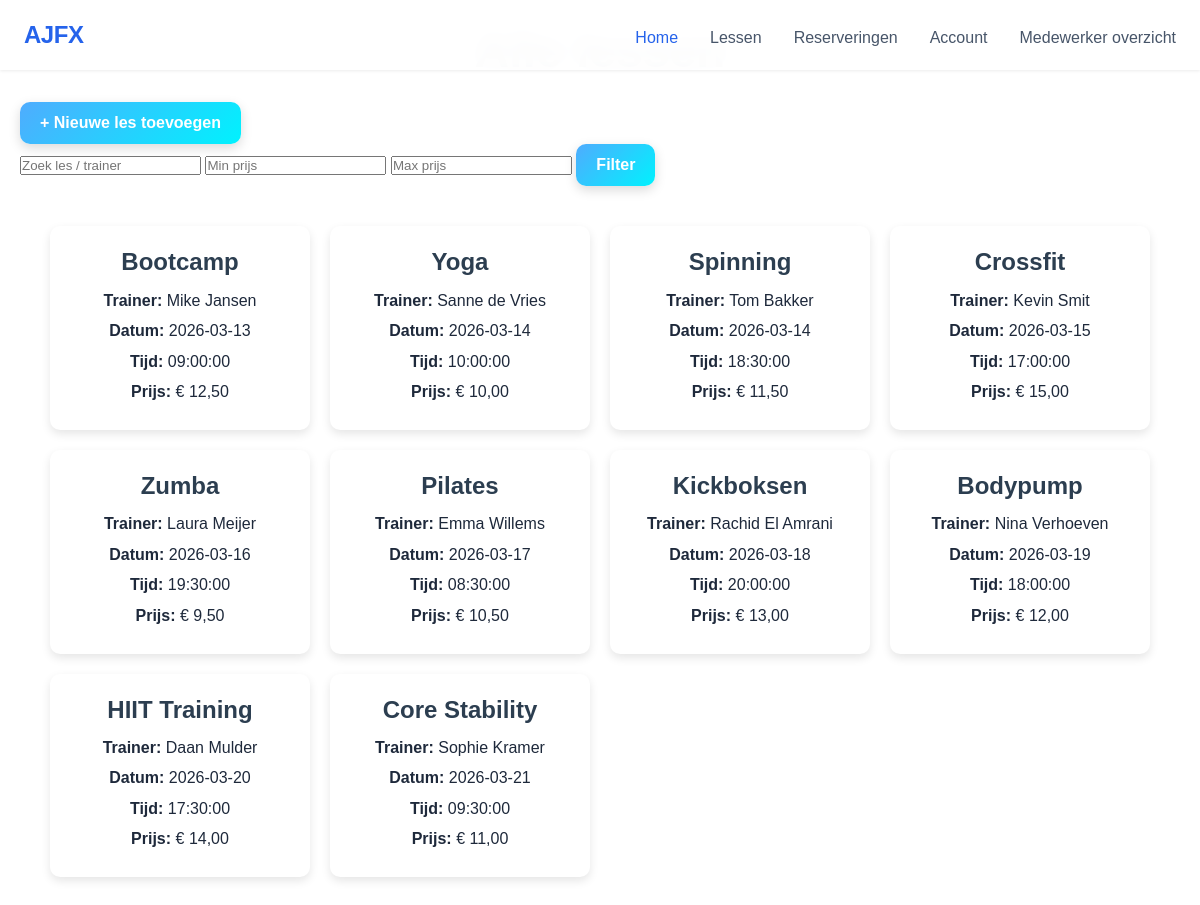
/Alle-lessen.php, run on the app's committed database.
### tables this page shows
create table lessenoverzicht
(
    Id                  INT UNSIGNED            NOT NULL    AUTO_INCREMENT
    ,lessen             VARCHAR(255)            NOT NULL
    ,trainer            VARCHAR(255)            NOT NULL
    ,locatie            VARCHAR(255)            NOT NULL    default 'Sportschool Utrecht'
    ,datum              DATE                    NOT NULL
    ,tijd               TIME                    NOT NULL
    ,lesprijs           DECIMAL(5,2)            NOT NULL
    ,PRIMARY KEY (Id)
);

### Alle-lessen.php (the view, shortened to what this page needs)
<?php
$servername = "localhost";
$username = "root";
$password = "";
$dbname = "lessen";
$conn = new mysqli($servername, $username, $password, $dbname);
$zoek = $_GET['zoek'] ?? "";
$min = $_GET['min'] ?? "";
$max = $_GET['max'] ?? "";
$sql = "SELECT * FROM lessenoverzicht WHERE 1=1";
$sql .= " ORDER BY datum, tijd";
$result = $conn->query($sql);
?>
<!DOCTYPE html>
<html lang="nl">
<head>
    <link rel="stylesheet" href="css/alle-lessen.css">
</head>
<body>
<h1>Alle lessen</h1>
<div class="knoppen">
    <a href="insert-les.php">
        <button>+ Nieuwe les toevoegen</button>
    </a>
</div>
<form method="GET">
    <input type="text" name="zoek" placeholder="Zoek les / trainer" value="<?= $zoek ?>">
    <input type="number" step="1" name="min" placeholder="Min prijs" value="<?= $min ?>">
    <input type="number" step="1" name="max" placeholder="Max prijs" value="<?= $max ?>">
    <button type="submit">Filter</button>
</form>
<div class="lessen-container">
<?php
if ($result && $result->num_rows > 0) {
    while ($row = $result->fetch_assoc()) {
        echo "<div class='les-card'>";
        echo "<h3>" . $row["lessen"] . "</h3>";
        echo "<p><b>Trainer:</b> " . $row["trainer"] . "</p>";
        echo "<p><b>Datum:</b> " . $row["datum"] . "</p>";
        echo "<p><b>Tijd:</b> " . $row["tijd"] . "</p>";
        echo "<p><b>Prijs:</b> € " . number_format($row["lesprijs"], 2, ',', '.') . "</p>";
        echo "</div>";
    }
} else {
    echo "<p>Geen lessen gevonden</p>";
}
?>
</div>
</body>
</html>

### css/alle-lessen.css (style rules this page uses)
* { margin:0; padding:0; box-sizing:border-box; }
body { font-family: Arial, sans-serif; background:#f4f4f4; padding:20px; }
h1 { font-family: 'Poppins', sans-serif; text-align:center; margin-bottom:20px; }
.lessen-container { max-width:1100px; margin:40px auto; display:grid; grid-template-columns:repeat(auto-fit, minmax(250px,1fr)); gap:20px; }
.les-card { background:white; padding:20px; border-radius:10px; box-shadow:0 4px 10px rgba(0,0,0,0.1); text-align:center; }
.les-card h3 { margin-bottom:10px; color:#2c3e50; }
.les-card p { margin:5px 0; }
button { background: linear-gradient(135deg, #4facfe, #00f2fe); color: white; border: none; padding: 12px 20px; border-radius: 10px; font-size: 16px; font-weight: bold; cursor: pointer; transition: all 0.3s ease; box-shadow: 0 4px 12px rgba(0,0,0,0.15); }
li { padding-top: 5px; }

### homepage/styles.css (style rules this page uses)
:root { --primary: #2563eb; --primary-dark: #1d4ed8; --primary-light: #3b82f6; --secondary: #64748b; --accent: #0ea5e9; --dark: #1e293b; --gray-50: #f8fafc; --gray-100: #f1f5f9; --gray-200: #e2e8f0; --gray-300: #cbd5e1; --gray-400: #94a3b8; --gray-600: #475569; --gray-800: #1e293b; --white: #ffffff; --font-main: 'Plus Jakarta Sans', sans-serif; --spacing-xs: 0.5rem; --spacing-sm: 1rem; --spacing-md: 1.5rem; --spacing-lg: 2rem; --spacing-xl: 3rem; --spacing-2xl: 4rem; --radius-sm: 6px; --radius-md: 10px; --radius-lg: 14px; --shadow-sm: 0 1px 3px rgba(0, 0, 0, 0.08); --shadow-md: 0 4px 6px rgba(0, 0, 0, 0.08); --shadow-lg: 0 10px 15px rgba(0, 0, 0, 0.1); }
* { margin: 0; padding: 0; box-sizing: border-box; }
html { scroll-behavior: smooth; }
body { font-family: var(--font-main); font-size: 16px; line-height: 1.6; color: var(--dark); background-color: var(--white); overflow-x: hidden; }
h1, h2, h3, h4, h5, h6 { font-weight: 700; line-height: 1.3; }
h1 { font-size: clamp(2rem, 4vw, 3rem); }
h3 { font-size: clamp(1.25rem, 2vw, 1.75rem); }
.navbar { position: fixed; top: 0; left: 0; right: 0; background: rgba(255, 255, 255, 0.98); backdrop-filter: blur(10px); box-shadow: var(--shadow-sm); z-index: 1000; }
.nav-container { max-width: 1200px; margin: 0 auto; padding: 0 var(--spacing-md); display: flex; justify-content: space-between; align-items: center; height: 70px; }
.logo { font-size: 1.5rem; font-weight: 800; color: var(--primary); text-decoration: none; }
.logo-text { letter-spacing: -0.02em; }
.nav-menu { display: flex; list-style: none; gap: var(--spacing-lg); align-items: center; }
.nav-link { font-weight: 500; color: var(--gray-600); text-decoration: none; padding: 0.5rem 0; transition: color 0.2s; }
.nav-link:hover, .nav-link.active { color: var(--primary); }

### data on the page
lessenoverzicht: lessen "Bootcamp", trainer "Mike Jansen", datum "2026-03-13", tijd "09:00:00", lesprijs "12,50"
lessenoverzicht: lessen "Yoga", trainer "Sanne de Vries", datum "2026-03-14", tijd "10:00:00", lesprijs "10,00"
lessenoverzicht: lessen "Spinning", trainer "Tom Bakker", datum "2026-03-14", tijd "18:30:00", lesprijs "11,50"
lessenoverzicht: lessen "Crossfit", trainer "Kevin Smit", datum "2026-03-15", tijd "17:00:00", lesprijs "15,00"
lessenoverzicht: lessen "Zumba", trainer "Laura Meijer", datum "2026-03-16", tijd "19:30:00", lesprijs "9,50"
lessenoverzicht: lessen "Pilates", trainer "Emma Willems", datum "2026-03-17", tijd "08:30:00", lesprijs "10,50"
lessenoverzicht: lessen "Kickboksen", trainer "Rachid El Amrani", datum "2026-03-18", tijd "20:00:00", lesprijs "13,00"
lessenoverzicht: lessen "Bodypump", trainer "Nina Verhoeven", datum "2026-03-19", tijd "18:00:00", lesprijs "12,00"
lessenoverzicht: lessen "HIIT Training", trainer "Daan Mulder", datum "2026-03-20", tijd "17:30:00", lesprijs "14,00"
lessenoverzicht: lessen "Core Stability", trainer "Sophie Kramer", datum "2026-03-21", tijd "09:30:00", lesprijs "11,00"
